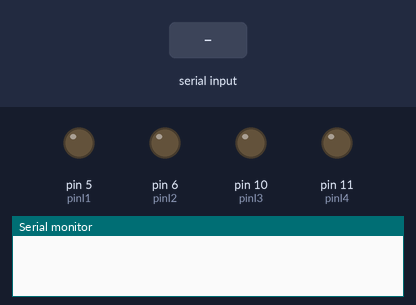
Recording of a sketch running on a simulated Arduino Uno, built with avr-gcc and run on an emulated ATmega328P. Shown: output pins drawn as LEDs (lit = HIGH), the last lines printed to the serial monitor. Inputs (shaded band) come from the test bench.

Above: at 1.2 s.
1.3 s: "g" received over Serial
At 2.9 s:
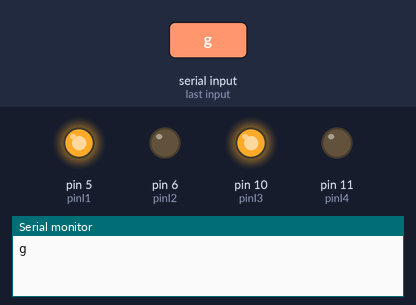
3.8 s: "b" received over Serial
At 6.4 s:
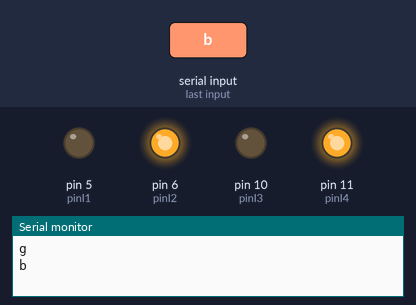
6.8 s: "l" received over Serial
At 8.7 s:
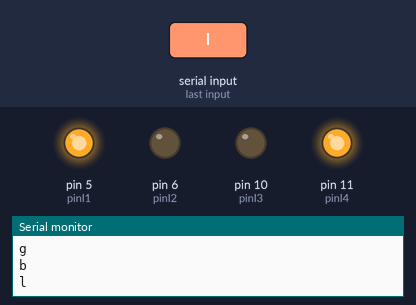
9.8 s: "r" received over Serial
At 12.2 s:
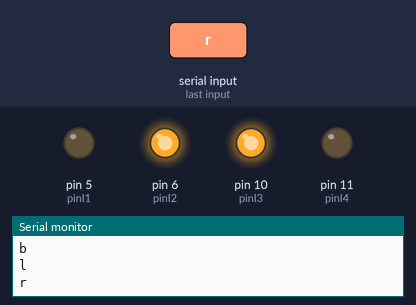
12.8 s: "s" received over Serial
At 15.6 s:
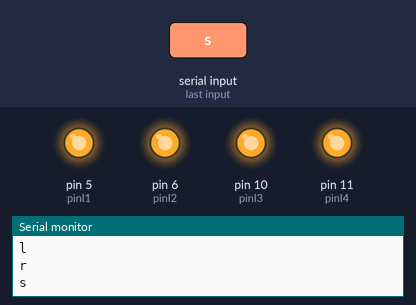
Timing chart, 0 to 16.8 s (numbered marks = the images above; inputs shaded):
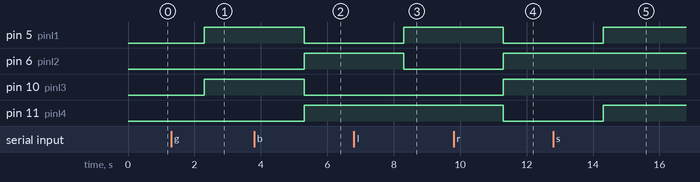

Measured:
- after the input at 1.3 s, pin 5 (pinI1), pin 10 (pinI3): LOW → HIGH after 1.0 s
- after the input at 3.8 s, pin 5 (pinI1), pin 10 (pinI3): HIGH → LOW after 1.5 s; pin 6 (pinI2), pin 11 (pinI4): LOW → HIGH after 1.5 s
- after the input at 6.8 s, pin 5 (pinI1): LOW → HIGH after 1.5 s; pin 6 (pinI2): HIGH → LOW after 1.5 s
- after the input at 9.8 s, pin 5 (pinI1), pin 11 (pinI4): HIGH → LOW after 1.5 s; pin 6 (pinI2), pin 10 (pinI3): LOW → HIGH after 1.5 s
- after the input at 12.8 s, pin 5 (pinI1), pin 11 (pinI4): LOW → HIGH after 1.5 s

The sketch:

L298NDriver.ino
```cpp
int pinI1 = 5;
int pinI2 = 6;
//int speedpin = 3;
int pinI3 = 10;
int pinI4 = 11;
//int speedpin1 = 9;

void setup() {
  Serial.begin(9600);
  // put your setup code here, to run once:
  pinMode(pinI1, OUTPUT);
  pinMode(pinI2, OUTPUT);
  //pinMode(speedpin, OUTPUT);
  pinMode(pinI3, OUTPUT);
  pinMode(pinI4, OUTPUT);
  //pinMode(speedpin1, OUTPUT);
}

void loop() {
  // put your main code here, to run repeatedly:
  char a = Serial.read();
  if (!(a == 'g' || a=='b' || a=='l' || a=='r' || a == 's')) {
   return;
  }
  delay(1000);
  Serial.println(a);
  if (a == 'g') {
    // straight
    //analogWrite(speedpin, 150);
    //analogWrite(speedpin1, 150);
    digitalWrite(pinI3, HIGH);
    digitalWrite(pinI4, LOW);
    digitalWrite(pinI1, HIGH);  // make the DC motor turn (right) clockwise
    digitalWrite(pinI2, LOW);
    delay(2000);
  }
  else if (a == 'b') {
    // backwards
    //analogWrite(speedpin, 150);
    //analogWrite(speedpin1, 150);
    digitalWrite(pinI3, LOW);
    digitalWrite(pinI4, HIGH);
    digitalWrite(pinI1, LOW);
    digitalWrite(pinI2, HIGH);
    delay(2000);
  }
  else if (a == 'r') {
  // turning left
  //analogWrite(speedpin, 60);
  //analogWrite(speedpin1, 60);
  digitalWrite(pinI3, HIGH);
  digitalWrite(pinI4, LOW);
  digitalWrite(pinI1, LOW);
  digitalWrite(pinI2, HIGH);
  delay(2000);
  }
  else if (a == 'l') {
    // turning left
    //analogWrite(speedpin, 100);
    //analogWrite(speedpin1, 100);
    digitalWrite(pinI3, LOW);
    digitalWrite(pinI4, HIGH);
    digitalWrite(pinI1, HIGH);
    digitalWrite(pinI2, LOW);
    delay(2000);
  }
  else if (a == 's') {
    // stop
    digitalWrite(pinI4, HIGH);
    digitalWrite(pinI3, HIGH);
    digitalWrite(pinI1, HIGH);
    digitalWrite(pinI2, HIGH);
    delay(2000);
  }
}
```
